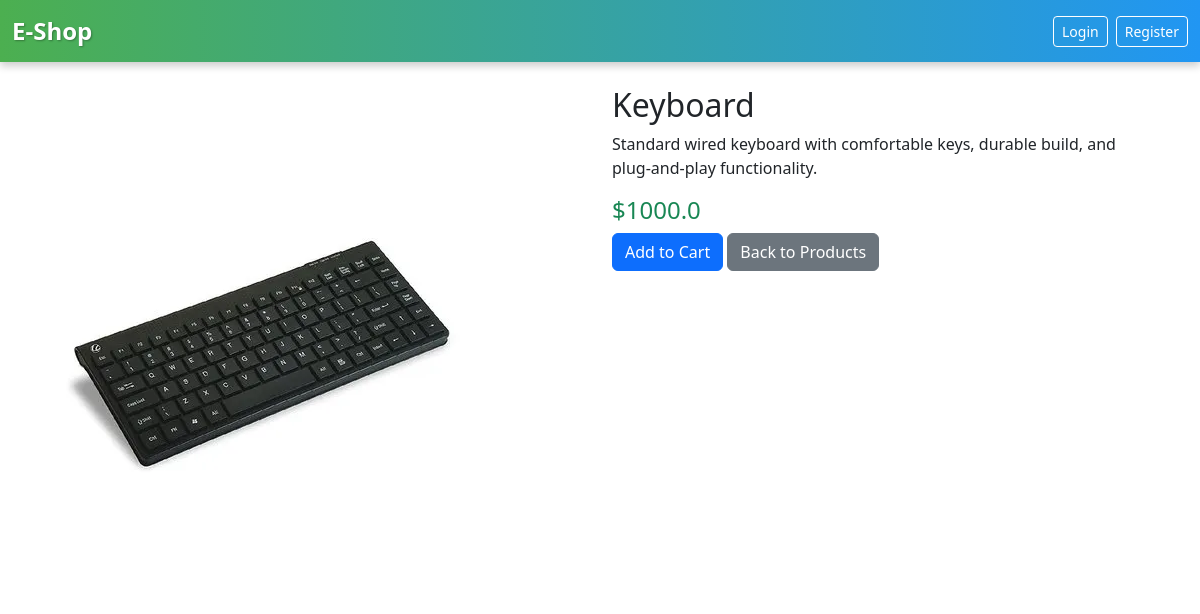
The page /products/1/ on the database its author committed.
### user_app/models.py (models this page shows, shortened)
class Product(models.Model):
    name = models.CharField(max_length=255)
    price = models.FloatField()
    description = models.TextField(blank=True)
    image = models.ImageField(upload_to='products/', blank=True, null=True)

### user_app/views.py (the view)
# urls.py: path("products/<int:pk>/", views.product_detail, name="product_detail"),
def product_detail(request, pk):
    product = get_object_or_404(Product, pk=pk)
    recently_viewed = request.session.get("recently_viewed", [])
    if pk in recently_viewed:
        recently_viewed.remove(pk)
    recently_viewed.insert(0, pk)
    request.session["recently_viewed"] = recently_viewed[:5]
    print("Recently viewed:", request.session.get("recently_viewed"))
    return render(request, "product_detail.html", {"product": product})

### user_app/templates/product_detail.html (shortened to what this page needs)
{% extends "base.html" %}
{% block content %}
<div class="row">
  <div class="col-md-6">
    {% if product.image %}
      <img src="{{ product.image.url }}" class="img-fluid rounded" alt="{{ product.name }}">
    {% endif %}
  </div>
  <div class="col-md-6">
    <h2>{{ product.name }}</h2>
    <p>{{ product.description }}</p>
    <h4 class="text-success">${{ product.price }}</h4>
    <a href="{% url 'add_to_cart' product.id %}" class="btn btn-primary">Add to Cart</a>
    <a href="{% url 'product_list' %}" class="btn btn-secondary">Back to Products</a>
  </div>
</div>
{% endblock %}

### rows shown on the page
Product: image (picture), name "Keyboard", description "Standard wired keyboard with comfortable keys, durable build, and plug-and-play functionality.", price "1000.0"
